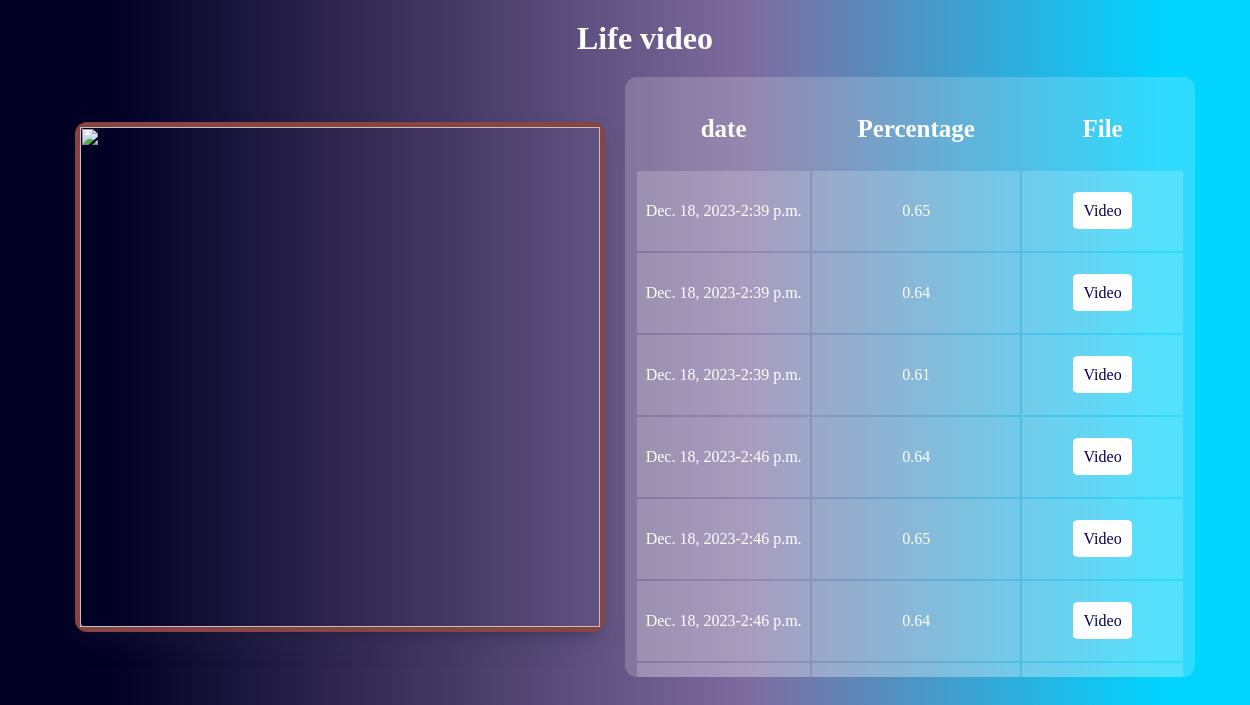
The page / on the database its author committed.
### core/models.py (models this page shows, shortened)
class fire(models.Model):
    date        = models.DateField(auto_now_add=True)
    file        = models.FileField(upload_to="firevideos/")
    percentage  = models.FloatField(default=0.0)
    time        = models.TimeField(auto_now_add=True)

### core/views.py (the view)
# urls.py: path("" , home , name="home"),
def home(e):
    print(video_url)
    data    = fire.objects.all()
    return render(e , "home.html" , {"data":data})

### templates/home.html (shortened to what this page needs)
<!DOCTYPE html>
{% load static %}
<html lang="en">
<head>
    <link rel="stylesheet" href="{% static 'css/main.css'%}">
</head>
<body>
    <div class="container flex">
        <div class="flex">
            <h1 style="color: white;">Life video</h1>
        </div>
        <div class="flex-row">
            <div class="video shadow">
                <img src="{%url 'video'%}" alt="">
            </div>
            <div class="table">
                <table>
                    <thead>
                        <tr>
                            <th>date</th>
                            <th>Percentage</th>
                            <th>File</th>
                        </tr>
                    </thead>
                    <tbody class="table">
                        {% for i in data %}
                        <tr>
                            <td>{{i.date}}-{{i.time}}</td>
                            <td>{{i.percentage|floatformat:2}}</td>
                            <td>
                                <a class="Dvideo" href="{{i.file.url}}">Video</a>
                            </td>
                        </tr>
                        {% endfor %}
                    </tbody>
                </table>
            </div>
        </div>
    </div>
</body>
</html>

### static/css/main.css (style rules this page uses)
* { max-width : 100%; margin : 0; padding : 0; text-align : center; }
body { width : 100%; overflow-x : hidden; background : rgb(2,0,36); background : linear-gradient(90deg, rgba(2,0,36,1) 9%, rgba(32,0,88,0.5747549019607843) 60%, rgba(0,212,255,1) 93%); }
.flex { display : flex; flex-direction : column; justify-content : center; align-items : center; flex-wrap : wrap; }
.flex-row { display : flex; flex-direction : row; justify-content : center; align-items : center; flex-wrap : wrap; }
.shadow { box-shadow : rgba(50, 50, 93, 0.25) 0px 13px 27px -5px, rgba(0, 0, 0, 0.3) 0px 8px 16px -8px; }
.container { width : 100%; margin : 0 auto; padding : 20px; background-color : transparent; filter: blur(0px); }
.video { width : 520px; height : 500px; border-radius : 12px; border : 5px solid rgb(136, 67, 67); margin : 20px auto; }
.video img { width : 100%; height : 100%; object-fit : cover; }
.table { width : 100%; height : 100%; position : relative; z-index : 9; background-color : rgba(255, 255, 255, 0.185); width : fit-content; padding : 10px; border-radius : 12px; flex : 1; flex-grow : 1; margin : 20px; height : 580px; overflow-y : scroll; }
table,th,td,tr { background-color : transparent; color : white; width : 550px; height : 80px; }
thead { color : white; font-size : 25px; font-weight : 750; border-radius : 12px; }
.Dvideo { padding: 10px; text-decoration: none; color: white; border-radius: 10%; background-color: white; color: #020058; }

### rows shown on the page
fire: date "Dec. 18, 2023", time "2:39 p.m.", percentage "0.65"
fire: date "Dec. 18, 2023", time "2:39 p.m.", percentage "0.64"
fire: date "Dec. 18, 2023", time "2:39 p.m.", percentage "0.61"
fire: date "Dec. 18, 2023", time "2:46 p.m.", percentage "0.64"
fire: date "Dec. 18, 2023", time "2:46 p.m.", percentage "0.65"
fire: date "Dec. 18, 2023", time "2:46 p.m.", percentage "0.64"
